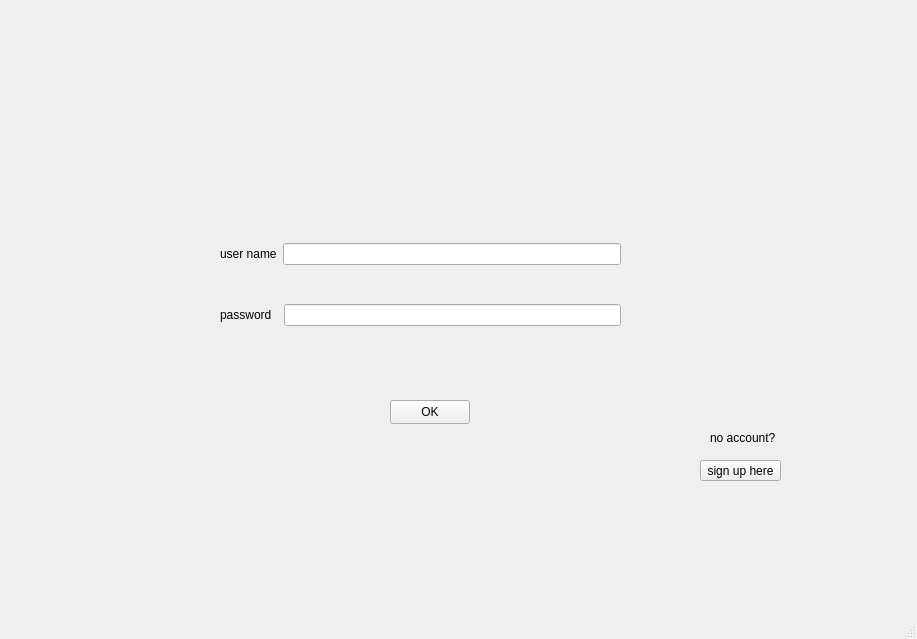
<?xml version="1.0" encoding="UTF-8"?>
<ui version="4.0">
 <class>log_in</class>
 <widget class="QMainWindow" name="log_in">
  <property name="geometry">
   <rect>
    <x>0</x>
    <y>0</y>
    <width>917</width>
    <height>639</height>
   </rect>
  </property>
  <property name="windowTitle">
   <string>log_in</string>
  </property>
  <property name="styleSheet">
   <string notr="true"/>
  </property>
  <widget class="QWidget" name="centralwidget">
   <widget class="QPushButton" name="button_1">
    <property name="geometry">
     <rect>
      <x>700</x>
      <y>460</y>
      <width>81</width>
      <height>21</height>
     </rect>
    </property>
    <property name="styleSheet">
     <string notr="true"/>
    </property>
    <property name="text">
     <string>sign up here</string>
    </property>
   </widget>
   <widget class="QLabel" name="label_8">
    <property name="geometry">
     <rect>
      <x>710</x>
      <y>430</y>
      <width>71</width>
      <height>16</height>
     </rect>
    </property>
    <property name="text">
     <string>no account?</string>
    </property>
   </widget>
   <widget class="QPushButton" name="button_2">
    <property name="geometry">
     <rect>
      <x>390</x>
      <y>400</y>
      <width>80</width>
      <height>24</height>
     </rect>
    </property>
    <property name="text">
     <string>OK</string>
    </property>
   </widget>
   <widget class="QWidget" name="">
    <property name="geometry">
     <rect>
      <x>220</x>
      <y>210</y>
      <width>401</width>
      <height>151</height>
     </rect>
    </property>
    <layout class="QVBoxLayout" name="verticalLayout">
     <item>
      <layout class="QHBoxLayout" name="horizontalLayout">
       <item>
        <widget class="QLabel" name="label">
         <property name="text">
          <string>user name</string>
         </property>
        </widget>
       </item>
       <item>
        <widget class="QLineEdit" name="lineEdit">
         <property name="styleSheet">
          <string notr="true">alternate-background-color: rgb(255, 255, 255);</string>
         </property>
        </widget>
       </item>
      </layout>
     </item>
     <item>
      <layout class="QHBoxLayout" name="horizontalLayout_5">
       <item>
        <widget class="QLabel" name="label_5">
         <property name="text">
          <string>password  </string>
         </property>
        </widget>
       </item>
       <item>
        <widget class="QLineEdit" name="lineEdit_5">
         <property name="styleSheet">
          <string notr="true">alternate-background-color: rgb(255, 255, 255);</string>
         </property>
        </widget>
       </item>
      </layout>
     </item>
    </layout>
   </widget>
  </widget>
  <widget class="QMenuBar" name="menubar">
   <property name="geometry">
    <rect>
     <x>0</x>
     <y>0</y>
     <width>917</width>
     <height>21</height>
    </rect>
   </property>
  </widget>
  <widget class="QStatusBar" name="statusbar"/>
 </widget>
 <resources/>
 <connections/>
</ui>
